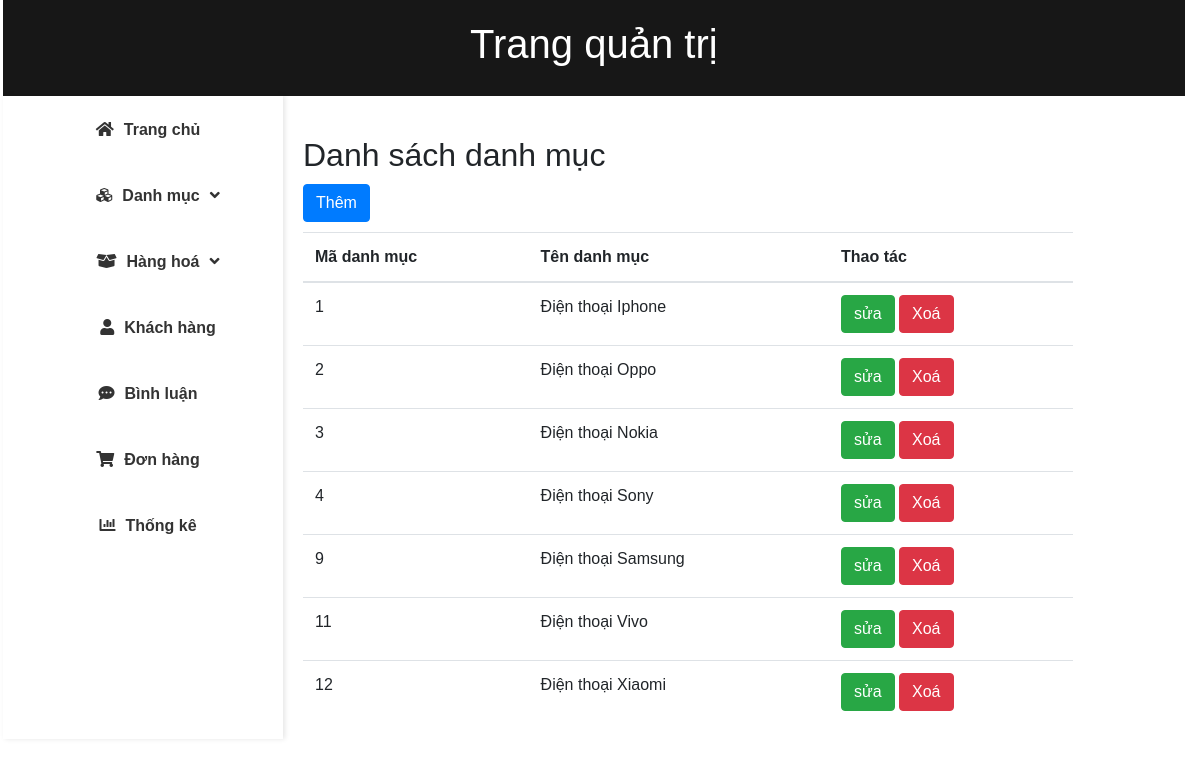
Screenshot of /admin/index.php?act=listdm with the database file from the repository.
### tables this page shows
CREATE TABLE `danhmuc` (
  `madm` int(11) NOT NULL,
  `tendm` varchar(250) NOT NULL
);

### admin/model/pdo.php (called while the page is built, shortened)
<?php
function pdo_get_connection()
{
    $dburl = "mysql:host=localhost;dbname=duan1;charset=utf8";
    $username = 'root';
    $password = '';
    $conn = new PDO($dburl, $username, $password);
    $conn->setAttribute(PDO::ATTR_ERRMODE, PDO::ERRMODE_EXCEPTION);
    return $conn;
}
function pdo_query($sql)
{
    $sql_args = array_slice(func_get_args(), 1);
    try {
        $conn = pdo_get_connection();
        $stmt = $conn->prepare($sql);
        $stmt->execute($sql_args);
        $rows = $stmt->fetchAll();
        return $rows;
    } catch (PDOException $e) {
        throw $e;
    } finally {
        unset($conn);
    }
}
?>

### admin/model/danhmuc.php (called while the page is built, shortened)
<?php
function loadall_danhmuc(){
    $sql = "SELECT * FROM danhmuc order by madm";
    $listdm = pdo_query($sql);
    return $listdm;
}

### admin/danhmuc/list.php (the view)
<div class="col-sm-8 nd">
    <h2>Danh sách danh mục</h2>
    <table class="table table-hover">
        <thead>
            <tr>
                <th>Mã danh mục</th>
                <th>Tên danh mục</th>
                <th>Thao tác</th>
            </tr>
        </thead>
        <tbody>
            <?php
            foreach ($listdm as $danhmuc) {
                extract($danhmuc);
                $suadm = "index.php?act=suadm&madm=" . $madm;
                $xoadm = "index.php?act=xoadm&madm=" . $madm;
                echo
                '<tr>
                            <td>' . $madm . '</td>
                            <td>' . $tendm . '</td>
                            <td><a href ="' . $suadm . '"><input class="btn btn-success" type="button" value="sửa"></a> <a href = "' . $xoadm . '"><input class="btn btn-danger" type="button" value="Xoá"></td>
                </tr>';
            }
            ?>
        </tbody>
        <div class="bottom-buttons">
            <a href="index.php?act=adddm"><button type="submit" name="them" class="btn btn-primary">Thêm</button></a>
        </div>
    </table>
</div>
</div>

### admin/css/style.css (style rules this page uses)
body { margin: 0; padding: 0; font-family: 'Arial', sans-serif; background-color: #ffffff; }
.nd { margin-left: -100px; margin-top: 30px; }
table { width: 100%; border-collapse: collapse; margin-top: 10px; }
h2 { margin-top: 10px; }
.bottom-buttons { text-align: left; margin-bottom: 10px; margin-top: 10px; }

### rows the page displays
danhmuc: madm "1", tendm "Điện thoại Iphone"
danhmuc: madm "2", tendm "Điện thoại Oppo"
danhmuc: madm "3", tendm "Điện thoại Nokia"
danhmuc: madm "4", tendm "Điện thoại Sony"
danhmuc: madm "9", tendm "Điện thoại Samsung"
danhmuc: madm "11", tendm "Điện thoại Vivo"
danhmuc: madm "12", tendm "Điện thoại Xiaomi"
